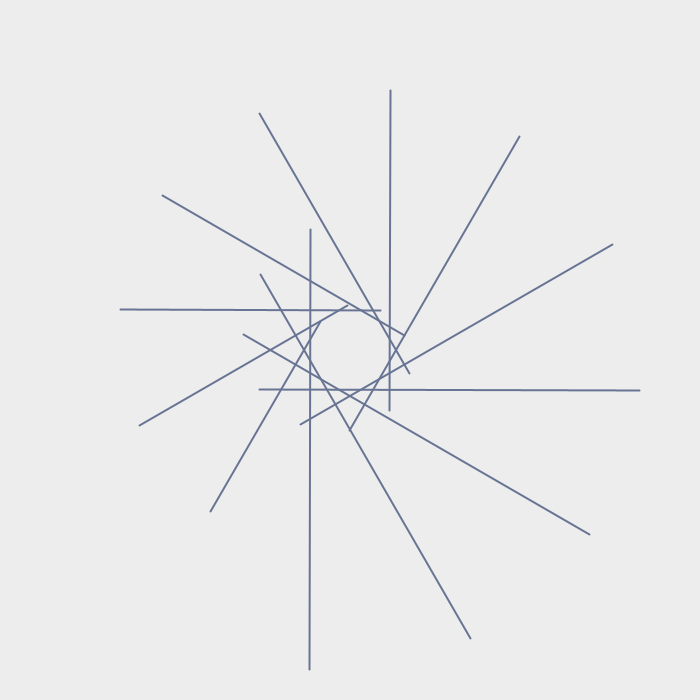
Frame 1 (no input)
Frame 60 (the mouse pressed at the canvas centre just before this capture): identical to frame 1, image omitted
Frame 120 (the mouse held since frame 60 and released just before this capture): identical to frame 1, image omitted

The Processing sketch that drew this single still picture (run headless with seeded random() and noise(); from frame 60 on, the mouse is pressed at the canvas centre):

// Processing sketch: processing_143108
// ── processing_143108.pde


/*----------------------------------
 
 Copyright by Diana Lange 2014
 Don't use without any permission
 
 This sketch is based on:
 #493 Focus shifting
 http://geometrydaily.tumblr.com/post/56516764690/493-focus-shifting-a-new-minimal-geometric
 
 mail: kontakt@diana-lange.de
 web: diana-lange.de
 facebook: https://www.facebook.com/DianaLangeDesign
 flickr: http://www.flickr.com/photos/dianalange/collections/
 tumblr: http://dianalange.tumblr.com/
 twitter: http://twitter.com/DianaOnTheRoad
 --------------------------------------*/


int margin;
int num = 12;
float rad = TWO_PI;
float y = 40;


void setup ()
{
  size (700, 700);
  smooth();
  margin = width /10;

  frameRate (30);

  background (237);
}


void draw ()
{
  background (237);



  strokeWeight (2);
  stroke (#687493);
  translate (width/2, height/2);
  rotate (PI/2);


  for (int i = 0; i < num; i++)
  {
    rotate (rad/num);

    line (-10-i*10, y, width/2-2*margin+i*10, y);
  }
}


void mouseDragged ()
{
  if (mouseButton == LEFT)
  {
    num = (int) map (mouseX, 0, width, 3, 360);
  }
  else 
  {
    y = map (mouseY, 0, width, 0, 100);
    if (!keyPressed) rad = map (mouseX, 0, width, PI/12, 4*TWO_PI);
  }
}


void keyPressed ()
{
  num = 12;
  rad = TWO_PI;
  y = 40;
}
